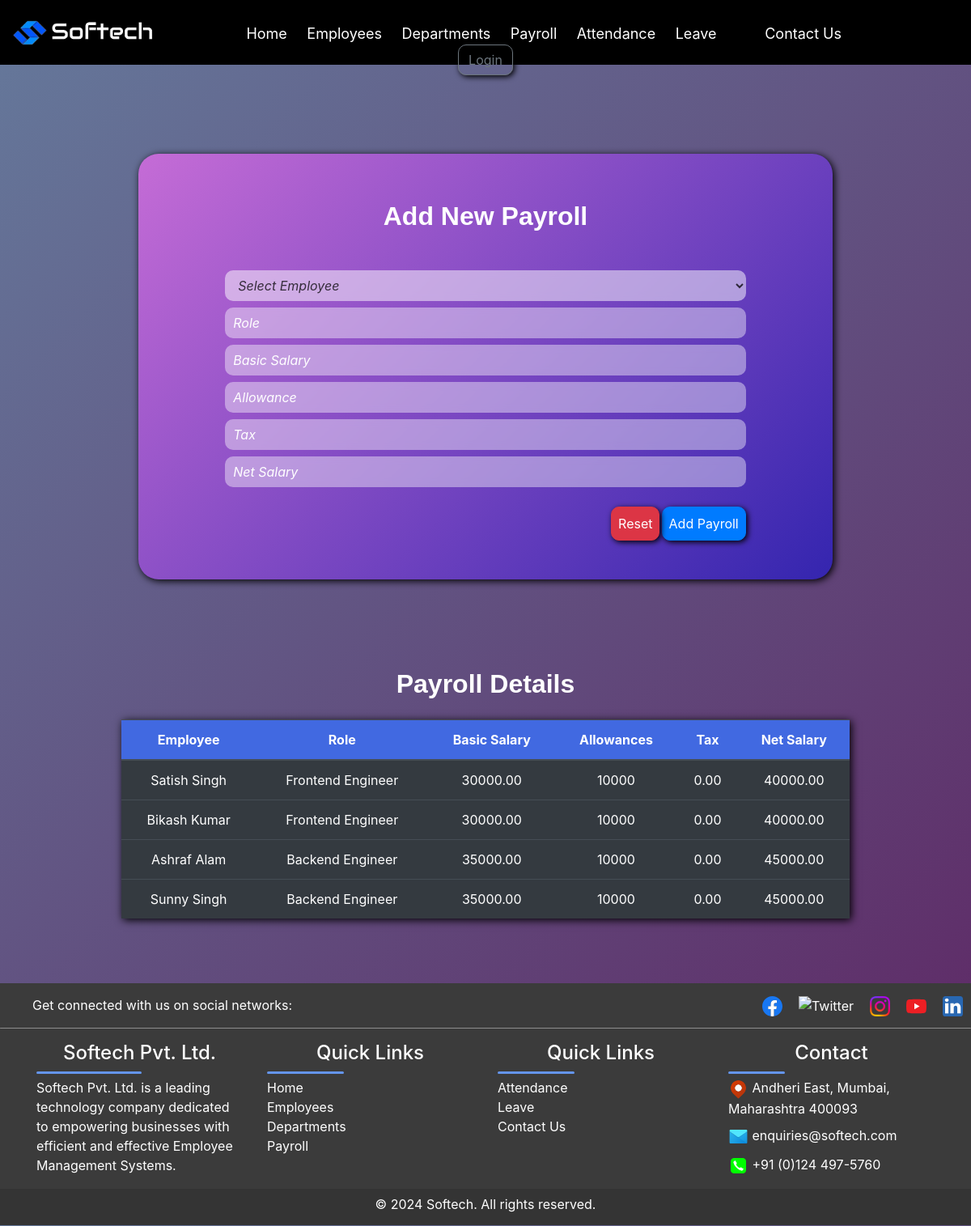
Page /payroll on the committed database.
### app/models.py (models this page shows, shortened)
class Employees(models.Model):
      emp_id = models.CharField(max_length=10, primary_key=True)
      emp_name = models.CharField(max_length=100)
      mobile_number = models.CharField(max_length=15)
      email = models.EmailField()
      address = models.TextField()
      department_name = models.ForeignKey(Departments, on_delete=models.CASCADE)
      role = models.CharField(max_length=100)
      def __str__(self):
        return str(self.emp_name)

class Payroll(models.Model):
    emp_name = models.ForeignKey(Employees, on_delete=models.CASCADE)
    role = models.CharField(max_length=100)
    basic_salary = models.DecimalField(max_digits=10, decimal_places=2)
    allowance = models.IntegerField(null=True, blank=True)
    tax = models.DecimalField(max_digits=5, decimal_places=2)
    net_salary = models.DecimalField(max_digits=10, decimal_places=2)

### app/views.py (the view, shortened to what this page needs)
# urls.py: path('payroll', views.payroll_page,name="payroll"),
def payroll_page(request):
    payrolls = Payroll.objects.all()
    form = PayrollForm()
    employees = Employees.objects.all()
    print("Employees available:", employees)
    context = {'form': form, 'payroll': payrolls}
    return render(request, 'app/payroll.html', context)

### app/templates/app/payroll.html (shortened to what this page needs)
{% extends "base_template/base.html" %}
{% load static %}
{% block content %}
<form method="POST" class="bg-body py-5 text-center" id="formbackground">
    <h2 class="fs-3 fw-bold text-decoration-underline mb-5">Add New Payroll</h2>
    {{ form.emp_name.as_widget }}
    {{ form.role }}
    {{ form.basic_salary }}
    {{ form.allowance }}
    {{ form.tax }}
    {{ form.net_salary }}
    <div class="buttons w-75 mx-auto">
        <div class="row g-0">
            <div class="col-6 text-start">
            </div>
            <div class="col-6 text-end">
                <button class="btn btn-danger mt-3 me-2 p-2" id="resetBtn" style="margin-left: 45%;">Reset</button>
                <button class="btn btn-primary mt-3 p-2" id="addBtn" type="submit" style="float: right;">Add Payroll</button>
            </div>
        </div>
    </div>
</form>
            <div class="w-auto mx-auto">
                <h2 class="fs-3 fw-bold text-decoration-underline mb-2 mt-5">Payroll Details</h2>
                <table class="table table-dark table-hover mt-4 mb-5 text-center w-75">
                    <thead  class="fw-bold">
                            <th>Employee</th>
                            <th>Role</th>
                            <th>Basic Salary</th>
                            <th>Allowances</th>
                            <th>Tax</th>
                            <th>Net Salary</th>
                    </thead>
                    <tbody id="payrollTable">
                        {% for pay in payroll  %}
                        <tr>
                          <td>{{pay.emp_name}}</td>
                          <td>{{pay.role}}</td>
                          <td>{{pay.basic_salary}}</td>
                          <td>{{pay.allowance}}</td>
                          <td>{{pay.tax}}</td>
                          <td>{{pay.net_salary}}</td>
                        </tr>
                        {% endfor %}
                    </tbody>
                </table>
            </div>
        {% endblock content %}

### app/static/app/CSS_files/index.css (style rules this page uses)
body { background-image: url("https://images.pexels.com/photos/7078666/pexels-photo-7078666.jpeg?auto=compress&cs=tinysrgb&w=1260&h=750&dpr=1"); background-size: cover; }
button { margin: 20px 0; border-radius: 10px !important; }
::placeholder { color: white !important; }

### app/static/app/CSS_files/style.css (style rules this page uses)
body { background: linear-gradient(135deg, #647095 0%, #5e2563 100%); color: white !important; margin: 0 !important; padding: 0 !important; overflow-x: hidden; }
.bg-body { background-color: rebeccapurple !important; }
h2 { font-family: Helvetica; text-align: center; }
table thead { color: white; font-weight: bold; background-color: royalblue; margin: auto; padding: auto; }
table { margin: auto !important; box-shadow: 2px 2px 10px black; }
input, textarea { background-color: rgba(255, 255, 255, 0.416) !important; background-blend-mode: overlay !important; backdrop-filter: blur(5px) !important; color: white !important; border: none !important; border-radius: 10px !important; padding: 10px !important; transition: background-color 0.3s ease-in-out !important; }
::placeholder { color: rgba(0, 0, 0, 0.744) !important; font-style: italic; }
h2 { margin: 10px 0px !important; font-weight: bold !important; text-align: center !important; }
select { font-style: italic; background-color: rgba(255, 255, 255, 0.5) !important; backdrop-filter: blur(5px) !important; color: rgba(0, 0, 0, 0.744) !important; border: none !important; border-radius: 10px !important; transition: background-color 0.3s ease-in-out !important; }
button { margin: 20px 0; border-radius: 10px !important; transition: background-color 0.3s ease-in-out !important; box-shadow: 2px 2px 7px black; }
table tr td { color: white; }
@media screen and (min-width: 768px) { .table { width: 100% !important; } }
#formbackground { background: linear-gradient(135deg, #c56cd6 0%, #3425af 100%); border-radius: 25px; margin: 110px 171px; transition: transform 0.3s ease; box-shadow: 2px 2px 10px black; }

### app/static/app/CSS_files/signup.css (style rules this page uses)
body { background-image: url("https://images.pexels.com/photos/7078666/pexels-photo-7078666.jpeg?auto=compress&cs=tinysrgb&w=1260&h=750&dpr=1"); background-size: cover; }
button { margin: 20px 0; border-radius: 10px !important; }
::placeholder { color: white !important; }

### app/static/app/CSS_files/login.css (style rules this page uses)
body { background-image: url("https://images.pexels.com/photos/7078666/pexels-photo-7078666.jpeg?auto=compress&cs=tinysrgb&w=1260&h=750&dpr=1"); background-size: cover; }
button { margin: 20px 0; border-radius: 10px !important; }
::placeholder { color: white !important; }

### rows in the picture
Employees: emp_name "Select Employee"
Payroll: emp_name "Satish Singh", role "Frontend Engineer", basic_salary "30000.00", allowance "10000", tax "0.00", net_salary "40000.00"
Payroll: emp_name "Bikash Kumar", role "Frontend Engineer", basic_salary "30000.00", allowance "10000", tax "0.00", net_salary "40000.00"
Payroll: emp_name "Ashraf Alam", role "Backend Engineer", basic_salary "35000.00", allowance "10000", tax "0.00", net_salary "45000.00"
Payroll: emp_name "Sunny Singh", role "Backend Engineer", basic_salary "35000.00", allowance "10000", tax "0.00", net_salary "45000.00"
